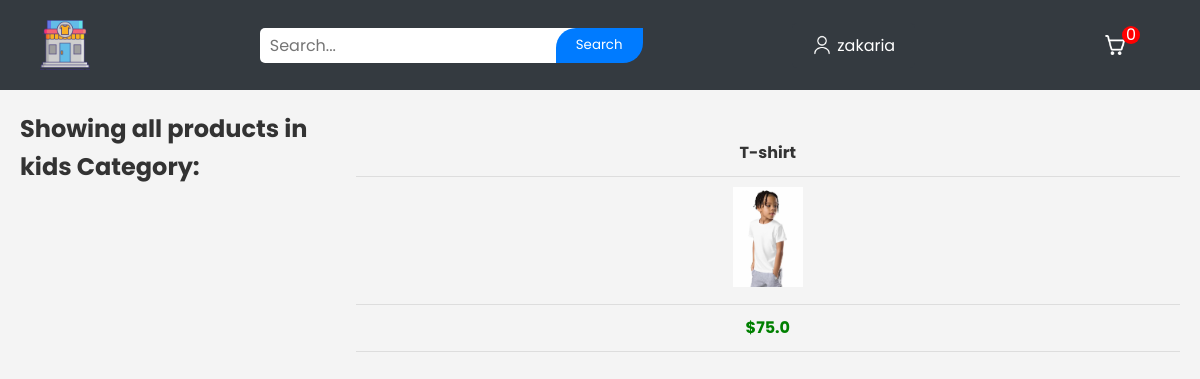
Page /displayCategory?categoryId=3 (signed in) on the committed database.
### tables this page shows
CREATE TABLE users 
		(userId INTEGER PRIMARY KEY, 
		password TEXT,
		email TEXT,
		firstName TEXT,
		lastName TEXT,
		address1 TEXT
		);

CREATE TABLE products
		(productId INTEGER PRIMARY KEY,
		name TEXT,
		price REAL,
		description TEXT,
		image TEXT,
		stock INTEGER,
		categoryId INTEGER,
		FOREIGN KEY(categoryId) REFERENCES categories(categoryId)
		);

CREATE TABLE categories
		(categoryId INTEGER PRIMARY KEY,
		name TEXT
		);

### main.py (the view)
    @app.route("/displayCategory")
    def displayCategory():
        loggedIn, firstName, noOfItems= getLoginDetails()
        categoryId= request.args.get("categoryId")
        with sqlite3.connect('database.db') as conn:
            cur= conn.cursor()
            cur.execute("SELECT products.productId, products.name, products.price, products.image, categories.name FROM products, categories WHERE products.categoryId= categories.categoryId AND categories.categoryId= ?", (categoryId, ))
            data= cur.fetchall()
        try:
            conn.close()
            categoryName= data[0][4]
            data= parse(data)
            return render_template('displayCategory.html', custom_css= "home", pagetitle= "Home | Category", data=data, loggedIn=loggedIn, firstName=firstName, noOfItems=noOfItems, categoryName=categoryName)
        except:
            return render_template('displayCategory.html', custom_css= "home", pagetitle= "Home | Category")

### templates/displayCategory.html
{% extends 'base.html' %}
{% block content %}
<div class="display">
	{% if data %}
	{% for itemData in data %}
	<h2>Showing all products in {{categoryName}} Category:</h2>
	<table>
		<tr id="productName">
			{% for row in itemData %}
			<td>
				{{row[1]}}
			</td>
			{% endfor %}
		</tr>
		<tr id="productImage">
			{% for row in itemData %}
			<td>
				<a href="/productDescription?productId={{row[0]}}">
					<img src={{ url_for('static', filename='uploads/' + row[3]) }} id="itemImage" />
				</a>
			</td>
			{% endfor %}
		</tr>
		<tr id="productPrice">
			{% for row in itemData %}
			<td>
				${{row[2]}}
			</td>
			{% endfor %}
		</tr>
	</table>
	{% endfor %}
	{% else %}
	<h2>There is no Items yet in this Category</h2>
	{% endif %}
</div>
{% endblock %}

### templates/base.html (shortened to what this page needs)
<!DOCTYPE HTML>
<html lang="en">
<head>
    <link rel="stylesheet" href="{{ url_for('static', filename='css/topStyle.css') }}" />
    <link rel="stylesheet" href="{{ url_for('static', filename='css/' + custom_css + '.css') }}" />
</head>
<body>
    <div id="top-title">
        <a href="/">
            <img id="top-logo" src="{{ url_for('static', filename='images/logo.png') }}" />
        </a>
        <form class="top-form">
            <input id="top-searchBox" type="text" name="searchQuery" placeholder="Search...">
            <input id="top-searchButton" type="submit" value="Search">
        </form>
        {% if not loggedIn %}
        <div id="top-signInButton">
            <a class="top-link" href="/loginForm">Sign In</a>
        </div>
        {% else %}
        <div class="top-dropdown">
            <button class="top-dropbtn">
                <img src="{{ url_for('static', filename='images/utilisateur.png')}}" alt="">
                <span>
                    {{firstName}}
                </span>
            </button>
        </div>
        {% endif %}
        <div id="top-kart">
            <a class="top-link" href="/cart">
                <img src="{{ url_for('static', filename='images/shoppingCart.png') }}" id="top-cartIcon" />
                <div class="top-puiss">
					<span>{{ noOfItems }}</span>
                </div>
            </a>
        </div>
    </div>
    {% block content %} {% endblock %}
</body>
</html>

### static/css/topStyle.css (style rules this page uses)
* { margin: 0; padding: 0; box-sizing: border-box; font-family: 'Poppins', sans-serif; }
body { background-color: #f4f4f4; color: #333; font-size: 16px; line-height: 1.6; }
.top-form { display: flex; align-items: center; }
.top-link { color: white; text-decoration: none; padding: 10px 20px; border-radius: 4px; transition: background-color 0.3s ease; }
.top-puiss { display: flex; justify-content: center; align-items: center; height: 18px; width: 18px; background-color: red; border-radius: 50%; margin-top: -20px; margin-left: -13px; }
#top-logo { height: 50px; width: auto; margin: 10px 20px; float: left; }
#top-title { background-color: #343a40; color: white; display: flex; align-items: center; justify-content: space-between; padding: 10px 20px; position: sticky; top: 0; z-index: 1000; }
#top-title a { color: white; text-decoration: none; }
#top-searchBox { height: 35px; width: 90%; padding: 5px 10px; border: none; border-radius: 5px; font-size: 1em; margin-right: 10px; outline: none; }
#top-searchButton { height: 35px; padding: 5px 20px; margin-left: -50px; background-color: #007bff; color: white; border: none; border-radius: 20px 0px; cursor: pointer; transition: background-color 0.3s ease; }
.top-dropdown { position: relative; display: inline-block; }
.top-dropbtn { display: flex; justify-content: center; align-items: center; gap: 5px; background-color: #343a40; color: white; padding: 10px 20px; font-size: 1em; border: none; cursor: pointer; border-radius: 5px; transition: background-color 0.3s ease; }
.top-dropbtn img { height: 20px; width: 20px; }
#top-kart { color: white; margin: 0 20px; display: flex; align-items: center; }
#top-kart a { display: flex; align-items: center; text-decoration: none; color: white; }
#top-cartIcon { height: 20px; width: 20px; margin-right: 10px; }

### static/css/home.css (style rules this page uses)
.display { display: flex; margin: 20px; }
table { width: 100%; border-collapse: collapse; margin: 20px 0; }
table tr { border-bottom: 1px solid #ddd; }
table td { padding: 10px; text-align: center; }
#itemImage { height: 100px; width: auto; }
#productName { font-weight: bold; }
#productPrice { color: green; font-weight: bold; }

### rows in the picture
users: firstName "zakaria"
products: name "T-shirt", image (picture), price "75.0"
categories: name "kids"

### other values in the picture
{{ noOfItems }} "0"
